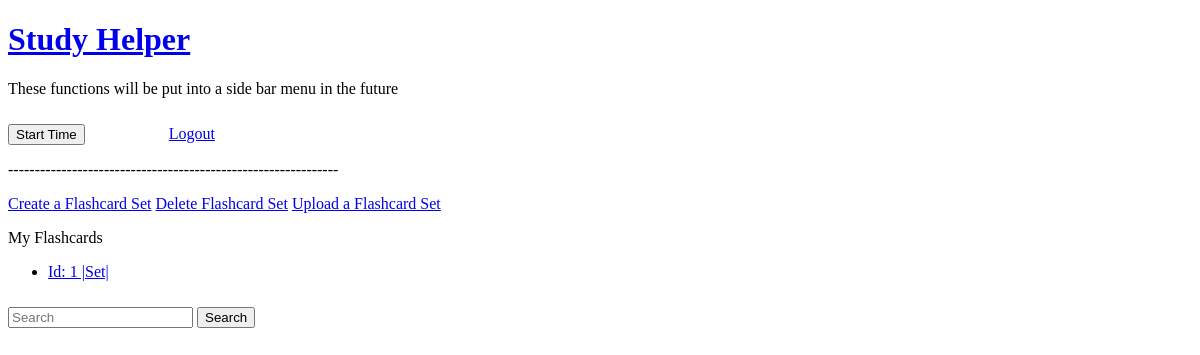
The page /flashcard (signed in) on the database as committed earlier.
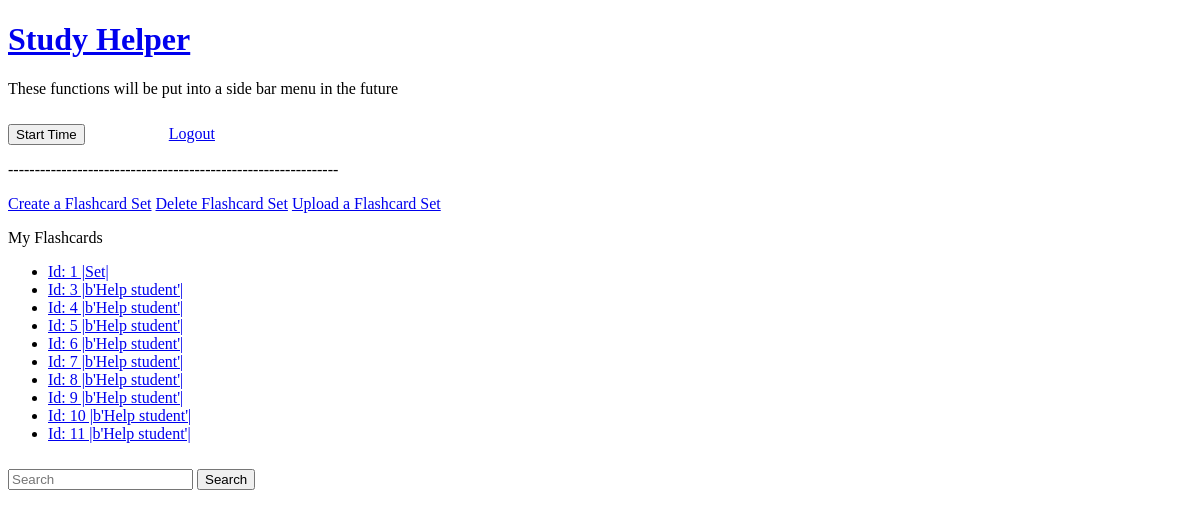
The same page on the database as committed later.
### myapp/models.py (models this page shows)
class Flashcardset(UserMixin, db.Model):
    id = db.Column(db.Integer, primary_key=True)
    author_id = db.Column(db.Integer, db.ForeignKey('user.id'))
    name = db.Column(db.String(64), unique=False, index=True)
    cards = db.relationship('Card', backref='set', lazy=True)
    def __repr__(self):
        return f'Id: {self.id} |{self.name}|'

### myapp/routes.py (the view)
@myapp_obj.route("/flashcard", methods=['GET', 'POST'])
@login_required
def display():
    flashcards = Flashcardset.query.filter_by(author_id = current_user.get_id())
    return render_template("/flashcard/flashcard_portal.html",
    flashcards = flashcards)

### myapp/models.py (called while the page is built)
@login.user_loader
def load_user(id):
    return User.query.get(int(id))

### myapp/templates/flashcard/flashcard_portal.html
{% extends "user/user_menu.html" %}
{% block content %}
<a href="/flashcard/create">Create a Flashcard Set</a>
<a href="/flashcard/delete">Delete Flashcard Set</a>
<a href="/flashcard/upload">Upload a Flashcard Set</a>
<p>My Flashcards</p>
<ul>
{% for cards in flashcards %}
    <li>
    <a href="/flashcard/display/{{ cards.name }}-{{ cards.id }}">{{ cards }}</a>
    </li>
{% endfor %}
</ul>
{% endblock %}

### myapp/templates/user/user_menu.html (shortened to what this page needs)
{% extends "base.html" %}
{% block menu %}
    <p>These functions will be put into a side bar menu in the future</p>
    <button id="start_timer" class="btn">Start Time</button>
    <a href="/logout">Logout</a>
    <p>--------------------------------------------------------------</p>
{% endblock %}

### myapp/templates/base.html (shortened to what this page needs)
<!DOCTYPE HTML>
<html>
    <head>
    <link rel="stylesheet" href="{{ url_for('static', filename='css/pomodoro.css') }}">
	<a href="/">
        <h1>Study Helper</h1>
    <a>
    </head>
    <body>
        {% if current_user.is_authenticated %}
            {% block menu %}
            {% endblock %}
        {% endif %}
	{% block content %}
	{% endblock %}
    <form class="form-inline my-2 my-lg-0" method="GET">
         <input class="form-control mr-sm-2"
         type="search" placeholder="Search" name="q">
         <button class="btn btn-outline-success my-2 my-sm-0"
         type="submit">Search</button>
    </form>
    </body>
</html>

### myapp/static/css/pomodoro.css (style rules this page uses)
body { margin: 20; padding: 10; }
.btn { margin-top: 10px; display : inline; }

Rows that differ between the two databases and show on the page:
added Flashcardset: id+name "Id: 3 |b'Help student'|"
added Flashcardset: id+name "Id: 4 |b'Help student'|"
added Flashcardset: id+name "Id: 5 |b'Help student'|"
added Flashcardset: id+name "Id: 6 |b'Help student'|"
added Flashcardset: id+name "Id: 7 |b'Help student'|"
added Flashcardset: id+name "Id: 8 |b'Help student'|"
added Flashcardset: id+name "Id: 9 |b'Help student'|"
added Flashcardset: id+name "Id: 10 |b'Help student'|"
added Flashcardset: id+name "Id: 11 |b'Help student'|"
